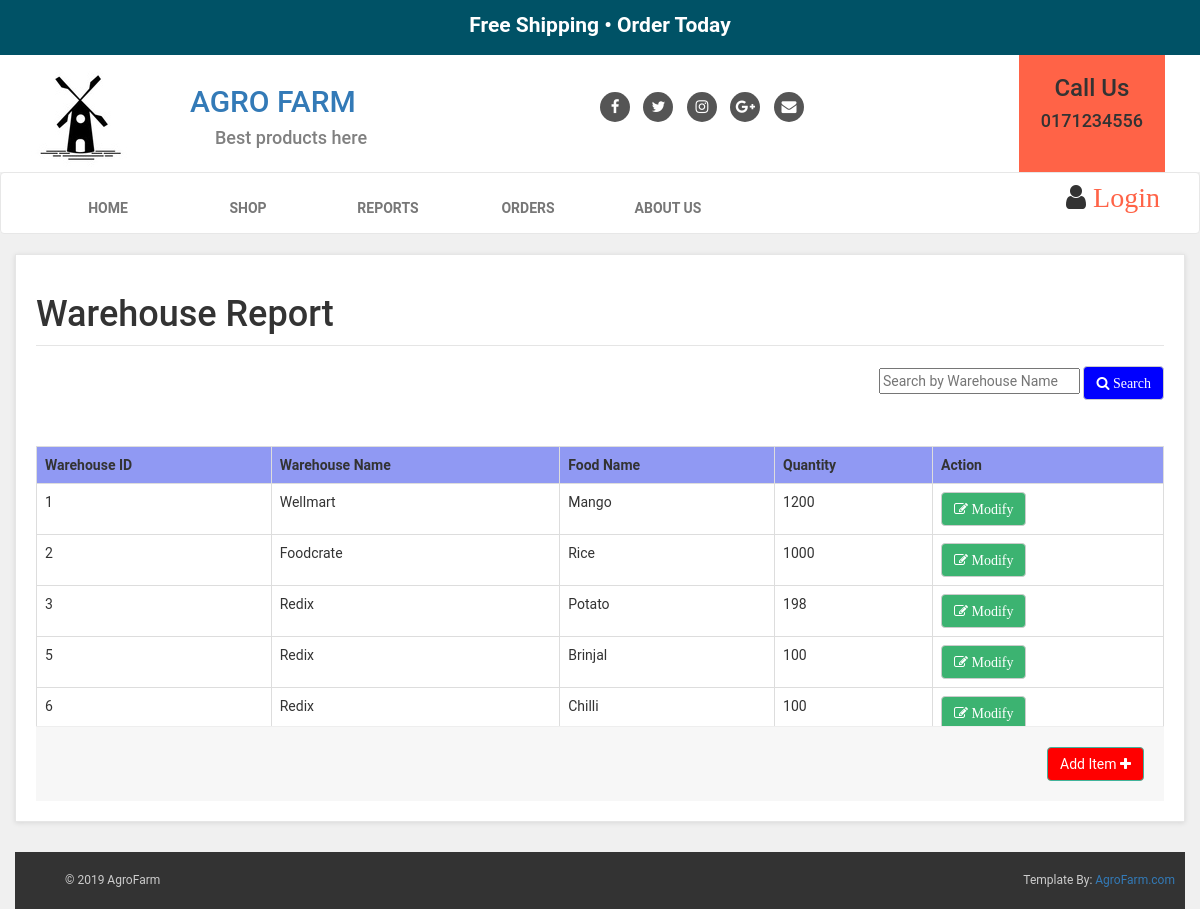
The app's page /Owner/warehousereport.php with its own data.
### tables this page shows
CREATE TABLE `warehouse` (
  `Wid` int(5) NOT NULL,
  `Wname` varchar(20) NOT NULL,
  `FoodName` varchar(20) NOT NULL,
  `Quantity` double NOT NULL
);

### Owner/warehousereport.php (the view, shortened to what this page needs)
<?php
include "includes/connection.php";
?>
<!DOCTYPE html>
<html>
<head>
	<link rel="stylesheet" href="https://maxcdn.bootstrapcdn.com/bootstrap/3.4.0/css/bootstrap.min.css">
	<link rel="stylesheet" href="style.css">
	<link href="https://stackpath.bootstrapcdn.com/font-awesome/4.7.0/css/font-awesome.min.css" rel="stylesheet">
</head>
<body>
<?php
include "includes/owner_header.php";
?>
		<div class="col-md-12" id="cart">
			<div class="box">
				<form action="" method="post" enctype="multipart-form-data">
					<legend><h1>Warehouse Report</h1></legend>
					<div>
					<span class="pull-right">
							<input type="text" name="search" placeholder="Search by Warehouse Name">
							<button class="btn btn-default" type="submit" name="submit" value="submit" style="background-color: blue;color: white;">
								<i class="fa fa-search"> Search</i>
							</button>
					</span>
				</div>
				<br>
				<br>
				<br>
					<div class="table-responsive">
						<div class="scroll">
						<table class="table">
<?php
if(isset($_POST['submit']))
{
		$q=mysqli_query($db,"select * from warehouse where Wname like '%$_POST[search]%'");
		if(mysqli_num_rows($q)==0)
		{
			?>
			<script type="text/javascript">
				alert("No Warehouse Found");
			</script>
			<?php
			$result=mysqli_query($db,"select * from `warehouse`;");
echo "<table class='table table-bordered table-hover' >";
echo "<tr style='background-color: #9099f3;'>";
	echo "<th>";  echo "Warehouse ID";  echo "</th>";
	echo "<th>";  echo "Warehouse Name";  echo "</th>";
	echo "<th>";  echo "Food Name";  echo "</th>";
	echo "<th>";  echo "Quantity";  echo "</th>";
	echo "<th>";  echo "Action";  echo "</th>";
	echo "</tr>";
while($row=mysqli_fetch_assoc($result))
{
	echo "<tr>";
		echo "<td>";  echo $row['Wid'];  echo "</td>";
		echo "<td>";  echo $row['Wname'];  echo "</td>";
		echo "<td>";  echo $row['FoodName'];  echo "</td>";
		echo "<td>";  echo $row['Quantity'];  echo "</td>";
		echo "<td>"; ?><button class="btn btn-default edition" type="button" style="background-color: mediumseagreen;color: white;">
								<i class="fa fa-pencil-square-o"> Modify</i>
							</button>
		<?php
		echo "</td>";
	echo "</tr>";
}
echo "</table>";
		}
		else
		{
				echo "<table class='table table-bordered table-hover' >";
echo "<tr style='background-color: #9099f3;'>";
	echo "<th>";  echo "Warehouse ID";  echo "</th>";
	echo "<th>";  echo "Warehouse Name";  echo "</th>";
	echo "<th>";  echo "Food Name";  echo "</th>";
	echo "<th>";  echo "Quantity";  echo "</th>";
	echo "<th>";  echo "Action";  echo "</th>";
echo "</tr>";
while($row=mysqli_fetch_assoc($q))
{
	echo "<tr>";
		echo "<td>";  echo $row['Wid'];  echo "</td>";
		echo "<td>";  echo $row['Wname'];  echo "</td>";
		echo "<td>";  echo $row['FoodName'];  echo "</td>";
		echo "<td>";  echo $row['Quantity'];  echo "</td>";
		echo "<td>"; ?><button class="btn btn-default edition" type="button" style="background-color: mediumseagreen;color: white;">
								<i class="fa fa-pencil-square-o"> Modify</i>
							</button>
		<?php
		echo "</td>";
	echo "</tr>";
}
echo "</table>";
		}
}
else
{
	$result=mysqli_query($db,"select * from `warehouse`;");
echo "<table class='table table-bordered table-hover' >";
echo "<tr style='background-color: #9099f3;'>";
	echo "<th>";  echo "Warehouse ID";  echo "</th>";
	echo "<th>";  echo "Warehouse Name";  echo "</th>";
	echo "<th>";  echo "Food Name";  echo "</th>";
	echo "<th>";  echo "Quantity";  echo "</th>";
	echo "<th>";  echo "Action";  echo "</th>";
	echo "</tr>";
while($row=mysqli_fetch_assoc($result))
{
	echo "<tr>";
		echo "<td>";  echo $row['Wid'];  echo "</td>";
		echo "<td>";  echo $row['Wname'];  echo "</td>";
		echo "<td>";  echo $row['FoodName'];  echo "</td>";
		echo "<td>";  echo $row['Quantity'];  echo "</td>";
		echo "<td>"; ?><button class="btn btn-default edition" type="button" style="background-color: mediumseagreen;color: white;">
								<i class="fa fa-pencil-square-o"> Modify</i>
							</button>
		<?php
		echo "</td>";
	echo "</tr>";
}
echo "</table>";
}
?>
</div>
					<div class="box-footer">
						<div class="pull-right">
							<a href="#" class="btn btn-primary" id="add_item" style="background-color: red;">Add Item <i class="fa fa-plus"></i></a>
						</div>
					</div>
				</form>
			</div>
</div>
<footer>
	<?php
	include "shop_footer.php";
	?>
</footer>
</body>
</html>

### Customer/styles/style.css (style rules this page uses)
body { font-family: "Roboto",Helvetica,Arial,sans-sarif; font-size: 14px; line-height: 1.42857143; color: #333333; background-color: #f0f0f0; }
.btn-primary { color: rgb(255,255,255); background-color: rgb(75,151,168); border-color: rgb(65,179,156); }
.box { background: #fff; margin: 0 0 30px; border: solid 1px #e6e6e6; padding: 20px; box-shadow: 0 1px 5px rgba(0,0,0,0.1); }
.box .box-footer { background: #f7f7f7; margin: 30px, -20px -20px; padding: 20px; border-top: solid 1px #eeeeee; }
.box .box-footer:before, .box .box-footer:after { content: " "; display: table; }
.box .box-footer:after { clear: both; }

### Owner/warehousereport.php (style rules this page uses)
.scroll { width:100%; height:300px; overflow: scroll; }

### Owner/includes/owner_header.php (style rules this page uses)
.btn-primary { color: rgb(255,255,255); background-color: rgb(75,151,168); border-color: rgb(65,179,156); }

### Owner/shop_footer.php (style rules this page uses)
body { font-family: "Roboto",Helvetica,Arial,sans-sarif; font-size: 14px; line-height: 1.42857143; color: #333333; background-color: #f0f0f0; }

### records on screen
warehouse: Wid "1", Wname "Wellmart", FoodName "Mango", Quantity "1200"
warehouse: Wid "2", Wname "Foodcrate", FoodName "Rice", Quantity "1000"
warehouse: Wid "3", Wname "Redix", FoodName "Potato", Quantity "198"
warehouse: Wid "5", Wname "Redix", FoodName "Brinjal", Quantity "100"
warehouse: Wid "6", Wname "Redix", FoodName "Chilli", Quantity "100"
